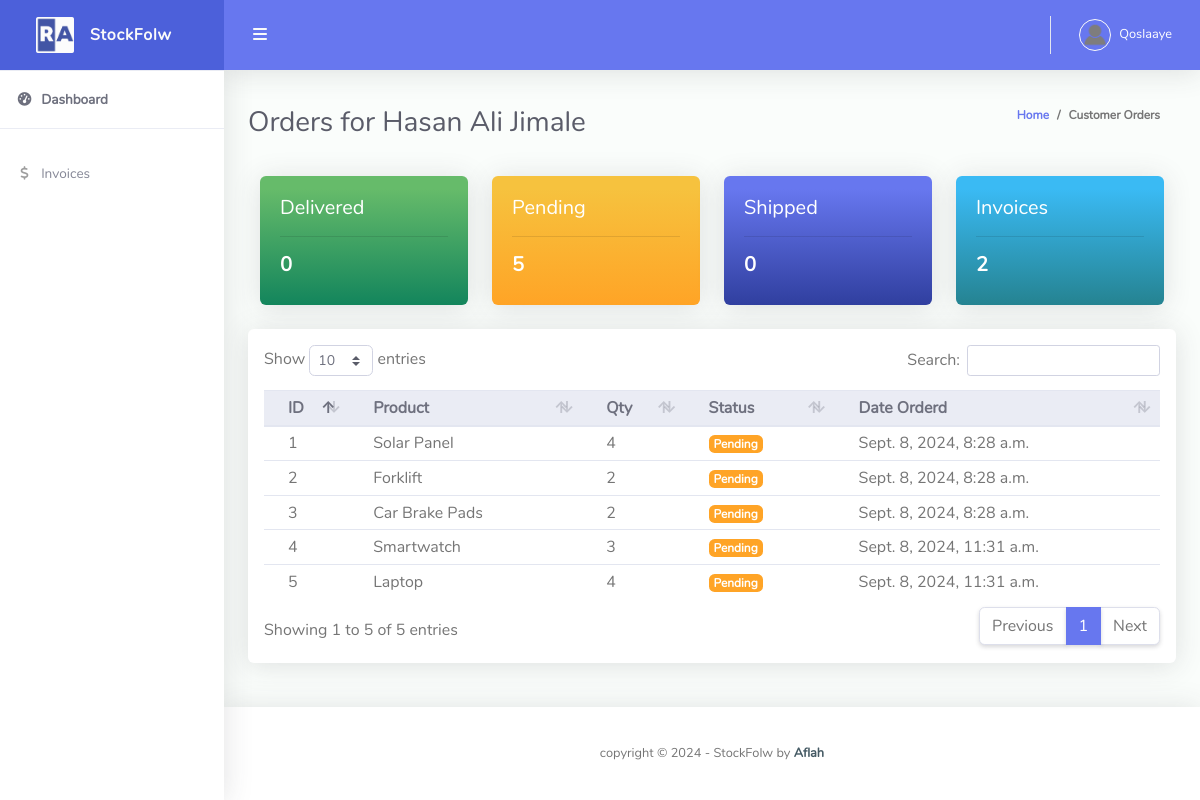
The app's page /user/ (signed in), older data.
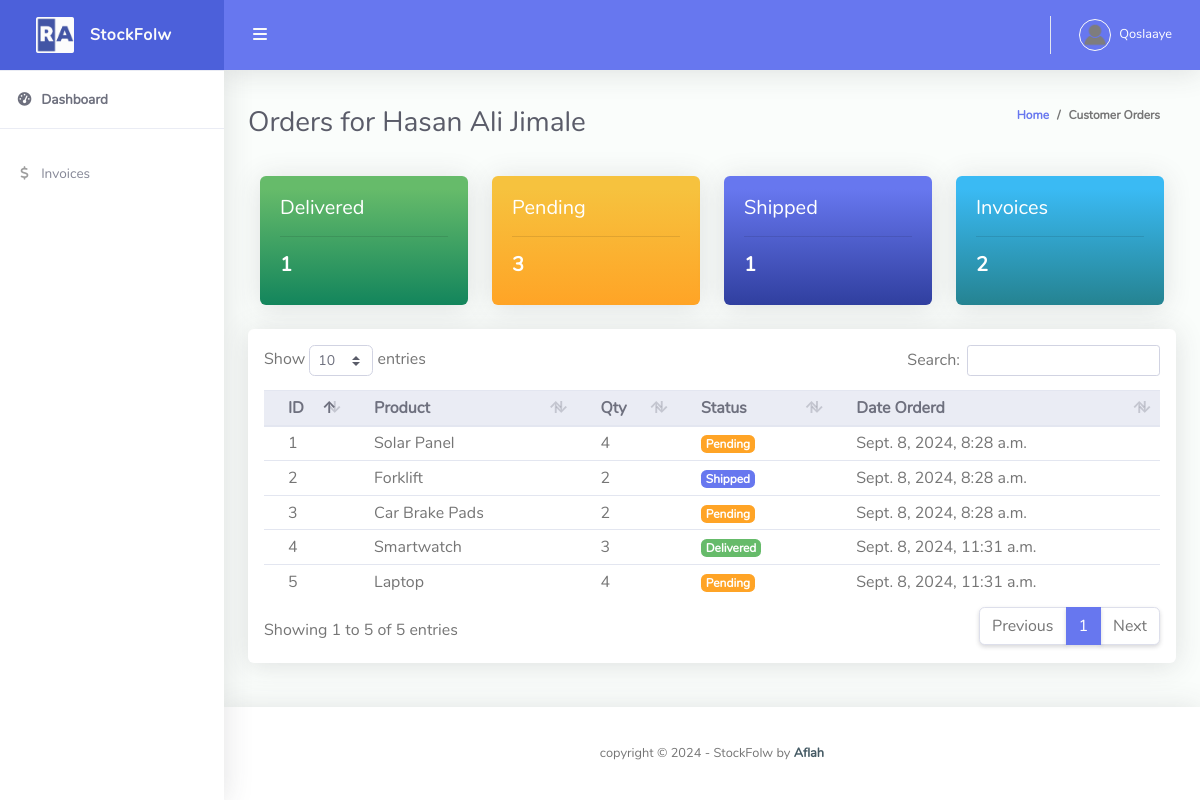
The same page, newer data.
### stockflow/models.py (models this page shows, shortened)
class Order(models.Model):
    STATUS = (
        ('Pending', 'Pending'),
        ('Shipped', 'Shipped'),
        ('Delivered', 'Delivered'),
    )
    customer = models.ForeignKey(Customer, on_delete=models.CASCADE)
    product = models.ForeignKey(Product, on_delete=models.CASCADE)
    quantity = models.PositiveIntegerField(default=1)
    status = models.CharField(max_length=200, choices=STATUS, default='Pending')
    date_created = models.DateTimeField(auto_now_add=True)

class Product(models.Model):
    name = models.CharField(max_length=200)
    description = models.TextField(blank=True, null=True)
    price = models.DecimalField(max_digits=10, decimal_places=2)
    quantity = models.PositiveIntegerField(default=0)
    category = models.ForeignKey(Category, on_delete=models.CASCADE)
    supplier = models.ForeignKey(Supplier, on_delete=models.CASCADE)
    created_at = models.DateTimeField(auto_now_add=True)
    updated_at = models.DateTimeField(auto_now=True)
    def __str__(self):
        return self.name

### stockflow/decorators.py (the view)
		def wrapper_func(request, *args, **kwargs):
			group = None
			if request.user.groups.exists():
				group = request.user.groups.all()[0].name
			if group in allowed_roles:
				return view_func(request, *args, **kwargs)
			else:
				return redirect('/')

### stockflow/views.py (called while the page is built)
@login_required(login_url='login')
@allowed_users(allowed_roles=['customer'])
def userPage(request):
    orders = request.user.customer.order_set.all()
    invoices = Invoice.objects.filter(customer=request.user.customer).count()
    pending_orders = orders.filter(status='Pending').count()
    shipped_orders = orders.filter(status='Shipped').count()
    delivered_orders = orders.filter(status='Delivered').count()
    context = {'orders': orders,
               'invoices': invoices,
               'pending_orders': pending_orders,
               'shipped_orders': shipped_orders,
               'delivered_orders': delivered_orders,}
    return render(request, 'user_page.html', context)

### templates/user_page.html (shortened to what the changed rows need)
{% load static %}
<!DOCTYPE html>
<html lang="en">
<head>
  <link href="https://cdnjs.cloudflare.com/ajax/libs/font-awesome/6.0.0-beta3/css/all.min.css" rel="stylesheet" type="text/css">
  <link href="{% static 'vendor/bootstrap/css/bootstrap.min.css' %}" rel="stylesheet" type="text/css">
  <link href="{% static 'css/ruang-admin.min.css' %}" rel="stylesheet">
  <link href="{% static 'vendor/datatables/dataTables.bootstrap4.min.css' %}" rel="stylesheet">
  </head>
<body id="page-top">
  <div id="wrapper">
    <div id="content-wrapper" class="d-flex flex-column">
      <div id="content">
        <div class="container-fluid" id="container-wrapper">
            <div class="d-sm-flex align-items-center justify-content-between mb-4">
                <h1 class="h3 mb-0 text-gray-800">Orders for {{ request.user.customer.name }}</h1>
            </div>
            <div class="col-lg-12">
                <div class="row">
                    <div class="col-xl-3 col-md-6 mb-4">
                        <div class="card bg-gradient-success font-weight-bold text-white">
                            <div class="h5 card-body">
                                Delivered
                                <hr>
                                <div class="font-weight-bold text-white">{{delivered_orders}}</div>
                            </div>
                        </div>
                    </div>
                    <div class="col-xl-3 col-md-6 mb-4">
                        <div class="card bg-gradient-warning font-weight-bold text-white">
                            <div class="h5 card-body">
                                Pending
                                <hr>
                                <div class="font-weight-bold text-white">{{ pending_orders }}</div>
                            </div>
                        </div>
                    </div>
                    <div class="col-xl-3 col-md-6 mb-4">
                        <div class="card bg-gradient-primary font-weight-bold text-white">
                            <div class="h5 card-body">
                                Shipped
                                <hr>
                                <div class="font-weight-bold text-white">{{ shipped_orders }}</div>
                            </div>
                        </div>
                    </div>
                </div>
            </div>
            <div class="row">
                <div class="col-lg-12">
                    <div class="card mb-4">
                        <div class="table-responsive p-3">
                            <table class="table align-items-center table-flush table-hover table-sm" id="dataTableHover">
                                <thead class="thead-light">
                                    <tr>
                                        <th>ID</th>
                                        <th>Product</th>
                                        <th>Qty</th>
                                        <th>Status</th>
                                        <th>Date Orderd</th>
                                    </tr>
                                </thead>
                                <tbody>
                                    {% for order in orders %}
                                    <tr>
                                        <td>{{ order.id }}</td>
                                        <td>{{ order.product }}</td>
                                        <td>{{ order.quantity }}</td>
                                        <td>
                                            {% if order.status == 'Pending' %}
                                            <span class="badge badge-warning">{{ order.status }}</span>
                                            {% elif order.status == 'Shipped' %}
                                            <span class="badge badge-primary">{{ order.status }}</span>
                                            {% elif order.status == 'Delivered' %}
                                            <span class="badge badge-success">{{ order.status }}</span>
                                            {% elif order.status == 'Cancelled' %}
                                            <span class="badge badge-danger">{{ order.status }}</span>
                                            {% endif %}
                                        </td>
                                        <td>{{ order.date_created}}</td>
                                    </tr>
                                    {% endfor %}
                                </tbody>
                            </table>
                        </div>
                    </div>
                </div>
            </div>
        </div>
      </div>
    </div>
  </div>
</body>
</html>

Row changes from the older to the newer data that the page shows:
changed Order "Forklift": status "Pending" → "Shipped"
changed Order "Smartwatch": status "Pending" → "Delivered"
Text that changed along with them:
{{ delivered_orders }}: "0" → "1"
{{ pending_orders }}: "5" → "3"
{{ shipped_orders }}: "0" → "1"
